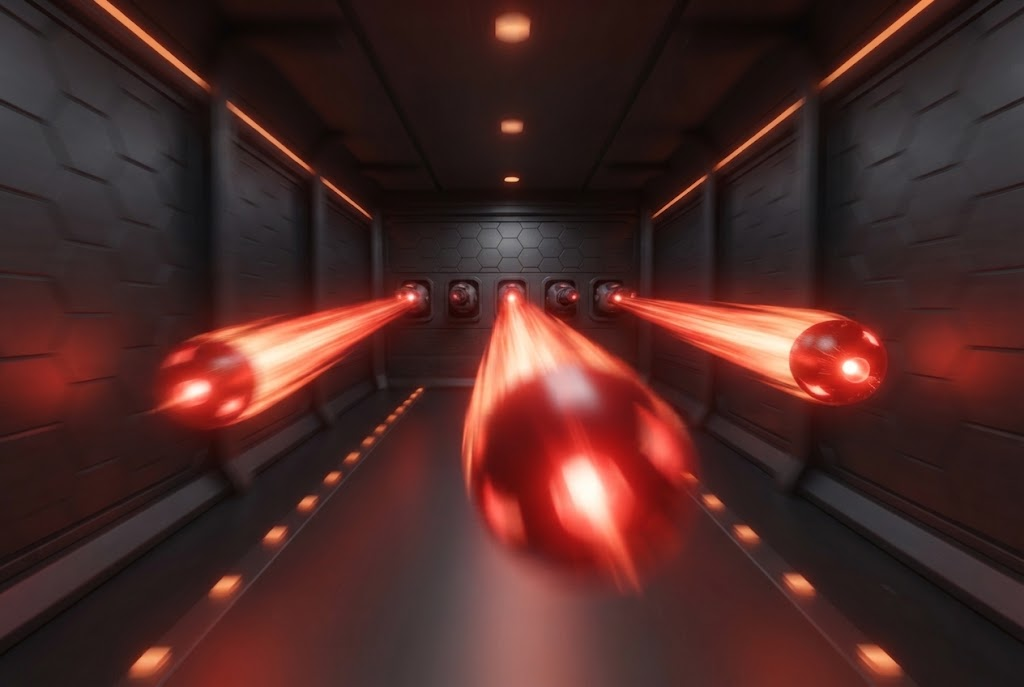
#> input picture 3_E02_Hal04_P4_raw.png, 1024 x 687 px, given in place of 3_E02_Hal04_P4_raw.png_final.png, which was not available
$ python -i render2.py   (imports and definitions only)
#> lines starting #> are read from the running program, lines starting #| are printed output that depends on the picture
import subprocess, numpy as np, math
from PIL import Image, ImageFilter, ImageEnhance
import timeline as TL
W,H,FPS=1080,1920,30
# [1 line that did not run here, left out]
cache={}
def load(pg):
#> called with pg = '../../../../../3_E02_Hal04_P4_raw.png'
    if pg not in cache:
        im=Image.open(f'/home/claude/sheets/{pg}_final.png').convert('RGB')
#> im is the input picture: PIL image 1024x687 RGB; mean R, G, B 74.5, 41, 38.3
        s=max(W/im.width,H/im.height)
#> s = 2.79
        bg=im.resize((int(im.width*s)+2,int(im.height*s)+2),Image.LANCZOS)
        l=(bg.width-W)//2; t=(bg.height-H)//2
#> after `l = (bg.width - W) // 2`: l = 891
#> after `t = (bg.height - H) // 2`: t = 1
        bg=bg.crop((l,t,l+W,t+H)).filter(ImageFilter.GaussianBlur(40))
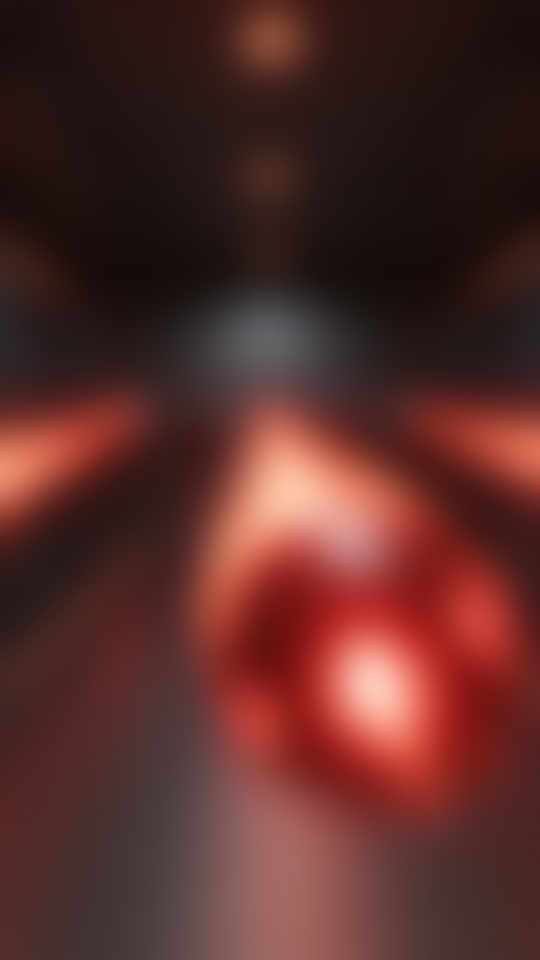
#> bg: PIL image 1080x1920 RGB (shown at 1/2 size); mean R, G, B 88, 44.8, 41.3
        cache[pg]=(im,ImageEnhance.Brightness(bg).enhance(0.35))
    return cache[pg]
rng=np.random.default_rng(3)
# [1 line that did not run here, left out]
def shake_off(seg,lt,f):
    if not seg['shake']: return 0,0,0.0
    amp,kind=seg['shake']; d=seg['d']
    if kind=='hit': k=math.exp(-lt*3.2)
    elif kind=='build': k=(lt/d)**1.6
    else: k=0.55
    a=amp*k
    return int(NOISE[f,0]*a*0.6), int(NOISE[f,1]*a*0.6), (0.9*math.exp(-lt*9) if kind=='hit' and amp>=25 else 0.0)
def render(seg,lt,f=None):
    im,bg=load(seg['pg'])
    d=seg['d']; p=lt/d
    if seg['kind']=='page':
        box=(0,0,im.width,im.height); z=1.0+0.04*p; maxw,maxh=1010,1780; cap=3
    else:
        box=TL.P[f"{seg['pg']}_final.png"][seg['i']]; z=(1.10-0.10*p) if seg.get('cold') else 1.0+0.07*p; maxw,maxh=1000,1500; cap=2.6
        if seg['shake'] and seg['shake'][1]=='hit' and seg['shake'][0]>=25: z=1.0+0.12*math.exp(-lt*5)+0.03*p  # punch-in
    x0,y0,x1,y1=box; pw,ph=x1-x0,y1-y0
    sc=min(maxw/pw,maxh/ph,cap)
    cw,ch=pw/z,ph/z; cx,cy=x0+pw/2,y0+ph/2
    crop=im.crop((cx-cw/2,cy-ch/2,cx+cw/2,cy+ch/2)).resize((int(pw*sc),int(ph*sc)),Image.LANCZOS)
    if seg['kind']=='panel': crop=crop.filter(ImageFilter.UnsharpMask(radius=2,percent=60,threshold=2))
    dx,dy,flash=(shake_off(seg,lt,f) if f is not None else (0,0,0.0))
    fr=bg.copy(); fr.paste(crop,((W-crop.width)//2+dx,(H-crop.height)//2+dy))
    if flash>0.02: fr=Image.blend(fr,Image.new('RGB',(W,H),(255,236,200)),min(flash,0.85))
    return fr
cmd=['ffmpeg','-y','-f','rawvideo','-pix_fmt','rgb24','-s',f'{W}x{H}','-r',str(FPS),'-i','-',
     '-c:v','libx264','-pix_fmt','yuv420p','-crf','18','-preset','medium','video2.mp4']
# [1 line that did not run here, left out]
# [1 line that did not run here, left out]
import bisect
# [7 lines not run here, left out]

>>> result = load('../../../../../3_E02_Hal04_P4_raw.png')

$ run again, on 2_L03_pintu.png
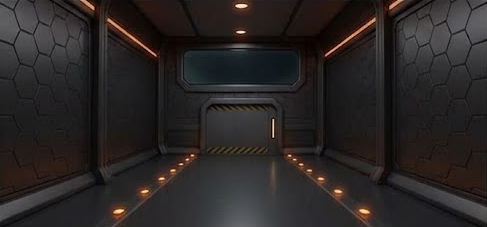
#> input picture 2_L03_pintu.png, 487 x 227 px, given in place of 2_L03_pintu.png_final.png, which was not available
#> in load, im is the input picture: PIL image 487x227 RGB; mean R, G, B 42, 37.8, 37.3
#> in load, `bg=bg.crop((l,t,l+W,t+H)).filter(ImageFilter.GaussianBlur(40))`:
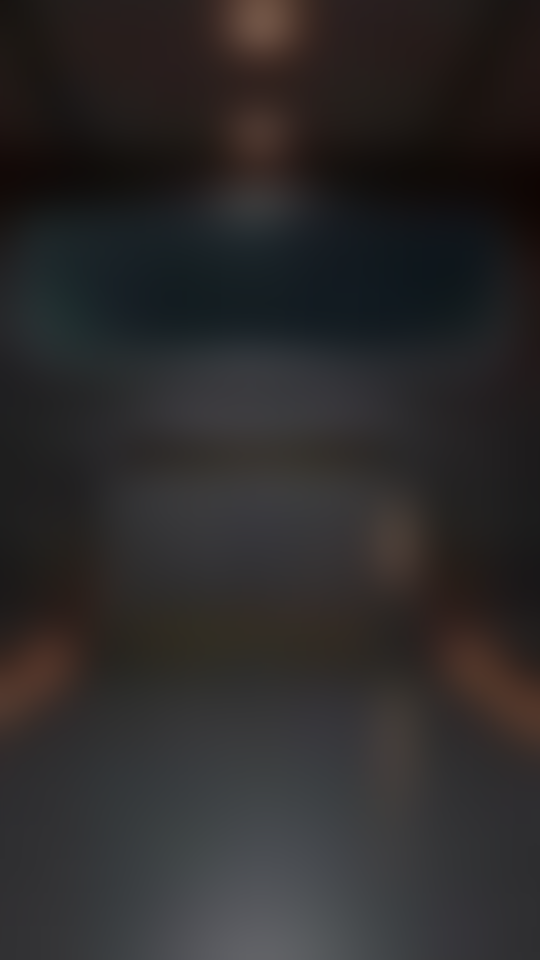
#> bg: PIL image 1080x1920 RGB (shown at 1/2 size); mean R, G, B 44.4, 42.1, 42.2
